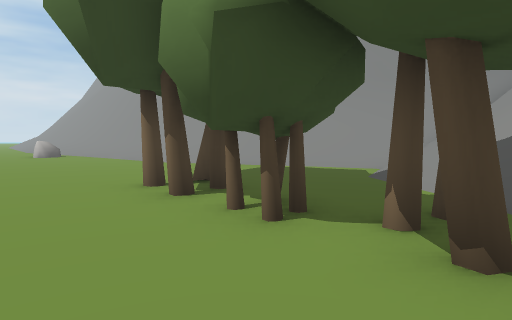
[1] (above)

16 first-person views from a walk through a 3-D level made in the Unity game engine. The camera is 1.5 m above the floor, tilts 4° down and sees 75° across. The floor is counted in squares, 2 m on a side. Each view is taken from the middle of a square. On the plan, view 1 faces up. The plan holds only what a view shows up to about 11 squares ahead; the rest is blank. The place goes on beyond the plan.

[2]
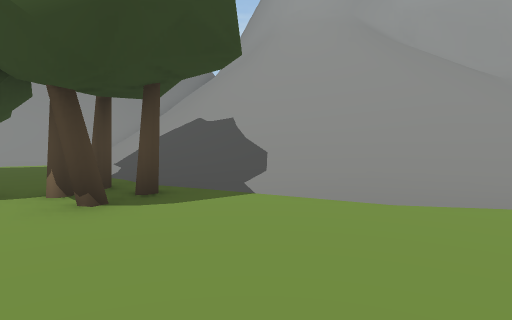

[3]
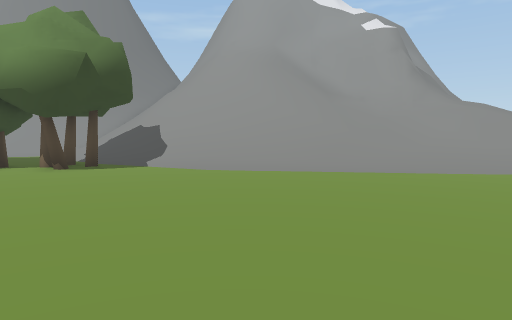

[4]
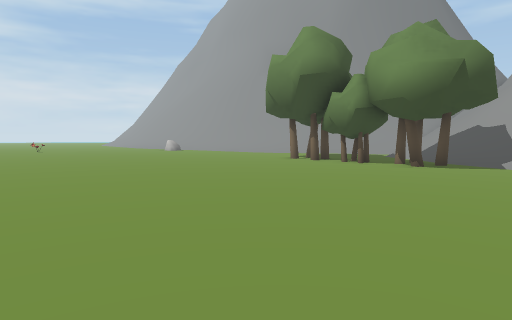

[5]
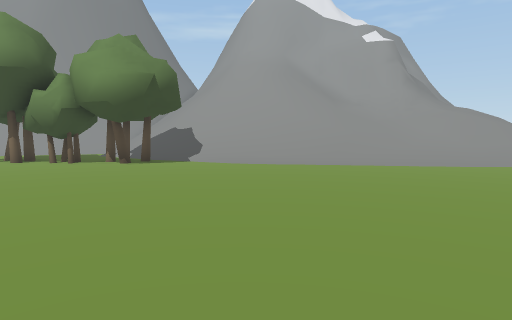

[6]
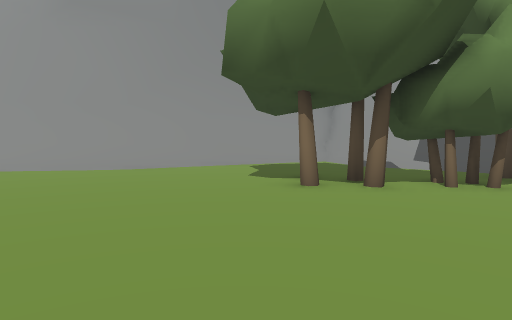

[7]
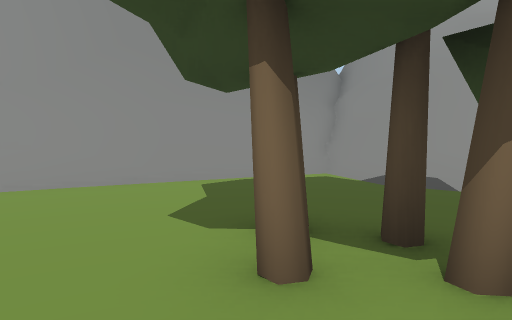

[8]
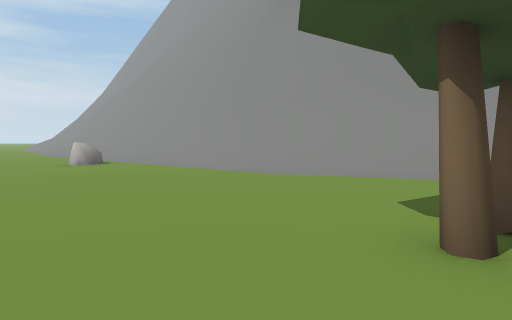

[9]
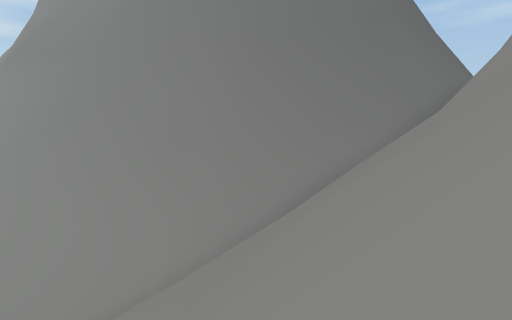

[10]
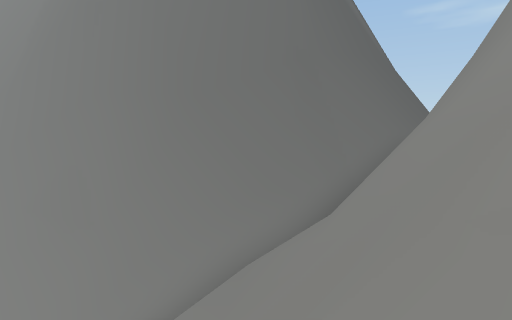

[11]
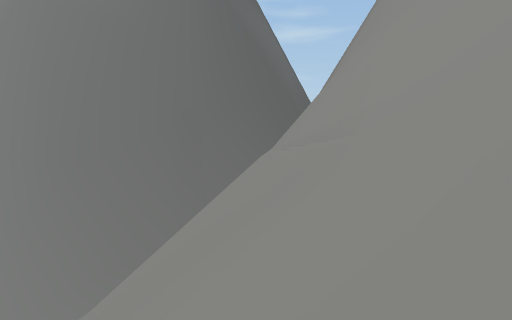

[12]
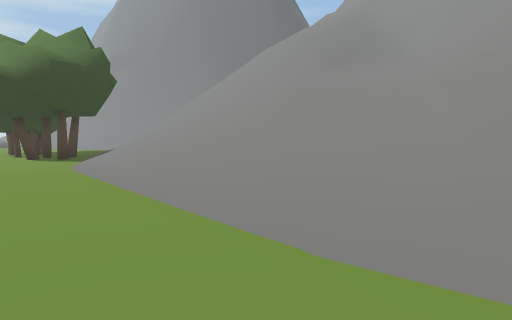

[13]
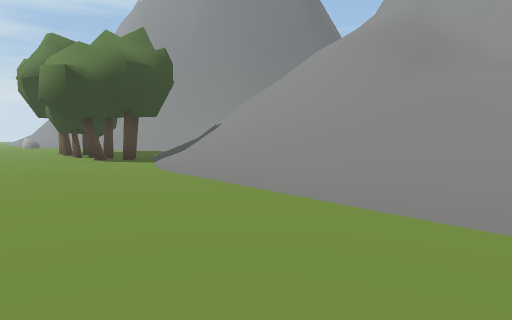

[14]
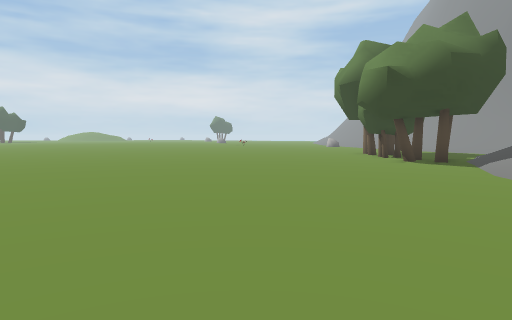

[15]
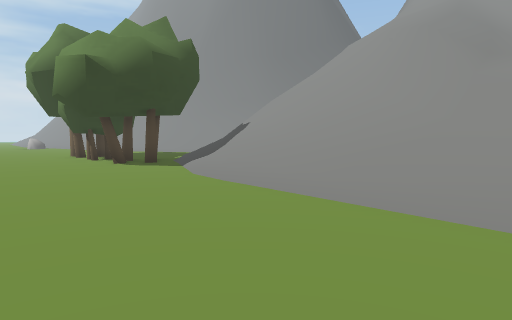

[16]
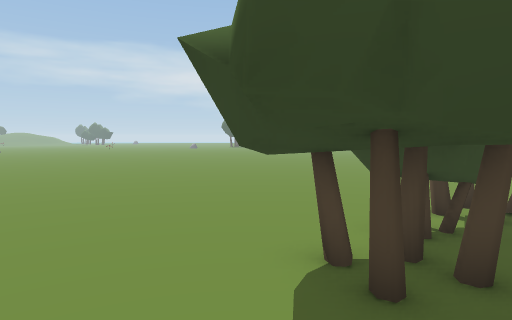

### Floor plan
Key: @ floor where view 1 was taken; # wall or solid block; . main floor; : floor 0.5 m higher than the main floor; + floor 3.25 m higher than the main floor; / step, stairs or slope; = window, fence, low wall or low ledge; ^ raised ledge; O other object.
Columns run from 6 left of view 1 to 14 right of it. Each row starts with its distance up from view 1.
 15   ^
 14 ==#^^
 13 ////#^^         ###
 12 ./////=^^#^^^ ^###
 11 ..//////////=#==##
 10 ....////////////##^^
  9 .......////////#/^^
  8 ..........///////==
  7 .........//////////
  6 .....#...:////=////
  5 .....##../////// /
  4 .....#O..///////////
  3 ......###//////////##
  2 .......##./////////#^
  1 ........../////////#
  0 ......@....////////#
 -1 ...........////////#
 -2 ............/////+//
 -3 .............//////
 -4 .............//////
 -5 ............../////
 -6 ...............///
 -7 ................
 -8    .......... .

Where each view was taken, in squares from view 1:
view 1: 0 up, 0 right, facing up
view 2: 2 down, 0 right, facing up-right
view 3: 7 down, 1 left, facing up-right
view 4: 7 down, 3 left, facing up
view 5: 8 down, 3 left, facing up-right
view 6: 2 up, 6 left, facing up-right
view 7: 4 up, 3 left, facing up-right
view 8: 3 up, 3 left, facing up
view 9: 4 up, 6 right, facing up
view 10: 5 up, 8 right, facing up
view 11: 5 up, 11 right, facing up
view 12: 8 down, 8 right, facing up
view 13: 8 down, 6 right, facing up
view 14: 8 down, 5 right, facing up-left
view 15: 7 down, 5 right, facing up
view 16: 1 up, 5 right, facing left
